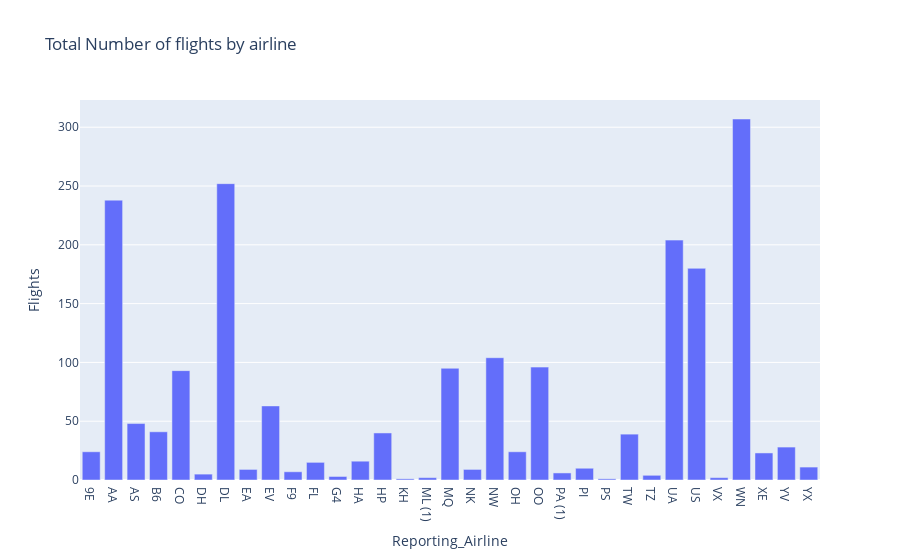

This figure's notebook cell:
### Code cell
fig=px.bar(rep_airline, x='Reporting_Airline', y='Flights', title='Total Number of flights by airline')
fig.show()

### Figure 1 — Plotly figure (JSON) as saved in the notebook; plotly's stock layout.template omitted (floating-point values rounded to 4 significant figures)
{"data": [{"alignmentgroup": "True", "hovertemplate": "Reporting_Airline=%{x}<br>Flights=%{y}<extra></extra>", "legendgroup": "", "marker": {"color": "#636efa", "pattern": {"shape": ""}}, "name": "", "offsetgroup": "", "orientation": "v", "showlegend": false, "textposition": "auto", "type": "bar", "x": ["9E", "AA", "AS", "B6", "CO", "DH", "DL", "EA", "EV", "F9", "FL", "G4", "HA", "HP", "KH", "ML (1)", "MQ", "NK", "NW", "OH", "OO", "PA (1)", "PI", "PS", "TW", "TZ", "UA", "US", "VX", "WN", "XE", "YV", "YX"], "xaxis": "x", "y": [24, 238, 48, 41, 93, 5, 252, 9, 63, 7, 15, 3, 16, 40, 1, 2, 95, 9, 104, 24, 96, 6, 10, 1, 39, 4, 204, 180, 2, 307, 23, 28, 11], "yaxis": "y"}], "layout": {"barmode": "relative", "legend": {"tracegroupgap": 0}, "title": {"text": "Total Number of flights by airline"}, "xaxis": {"anchor": "y", "domain": [0, 1], "title": {"text": "Reporting_Airline"}}, "yaxis": {"anchor": "x", "domain": [0, 1], "title": {"text": "Flights"}}}}
